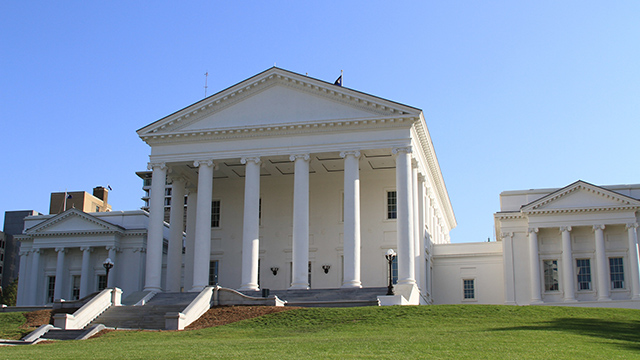
#> input picture Morfoloske/body_10-buildings_1.JPG, 640 x 360 px
$ python Canny.py
#> lines starting #> are read from the running program, lines starting #| are printed output that depends on the picture; after the words box and inside, x2 and y2 are one past the last pixel; in counts of white or black regions, pixels touching at a corner belong together
import numpy as np
import cv2


def nothing(x):
    pass


wndOut = cv2.namedWindow("Output")
tbTh1 = cv2.createTrackbar("Th1", "Output", 100, 1500, nothing)
tbTh2 = cv2.createTrackbar("Th2", "Output", 200, 1500, nothing)

#imgIn = cv2.imread("Circles.jpg")
imgIn = cv2.imread("body_10-buildings_1.JPG")
#> imgIn is the input picture: shape (360, 640, 3); mean B, G, R 169.6, 149.6, 130.9
#"s58Hl.jpg")#"body_10-buildings_1.JPG")#"170508_10_27_41_5DS29248.0.jpg")
imgGray = cv2.cvtColor(imgIn, cv2.COLOR_BGR2GRAY)
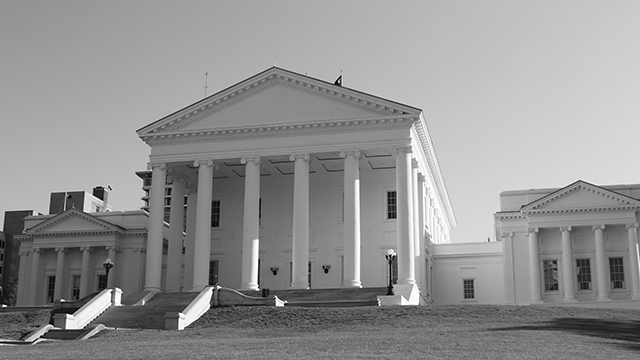
#> imgGray: shape (360, 640); min 0, max 255, mean 146.3

while True:
    th1 = cv2.getTrackbarPos("Th1", "Output")
    th2 = cv2.getTrackbarPos("Th2", "Output")
    imgEdge = cv2.Canny(imgGray, th1, th2, apertureSize=3, L2gradient=True)
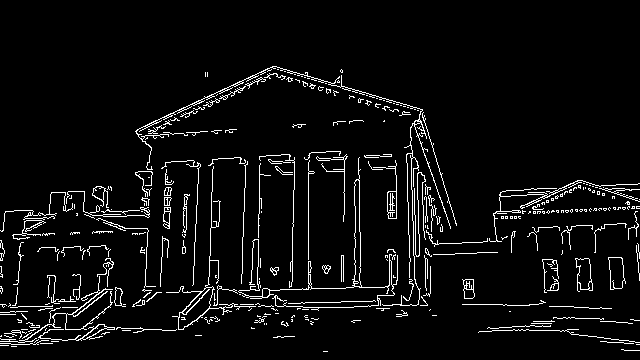
#> imgEdge: shape (360, 640); 5.2% white in thin lines or dots, all inside (x1, y1, x2, y2) = (0, 66, 640, 352)

    cv2.imshow("Input", imgGray)
    cv2.imshow("Output", imgEdge)
    if cv2.waitKey(1) & 0xFF == ord('q'):
#> (key q is pressed here)
        break

cv2.destroyAllWindows()

$ run again, with Morfoloske/Circles.jpg copied over Morfoloske/body_10-buildings_1.JPG
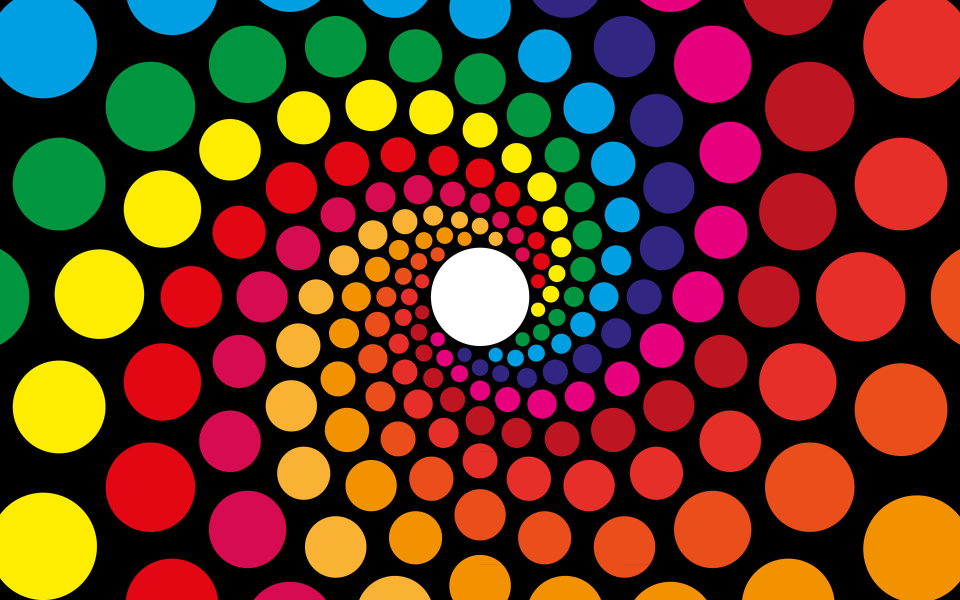
#> input picture Morfoloske/Circles.jpg, 1920 x 1200 px (shown at 1/2 size)
#> imgIn is the input picture: shape (1200, 1920, 3); mean B, G, R 33.9, 55.3, 100.1
#> `imgGray = cv2.cvtColor(imgIn, cv2.COLOR_BGR2GRAY)`:
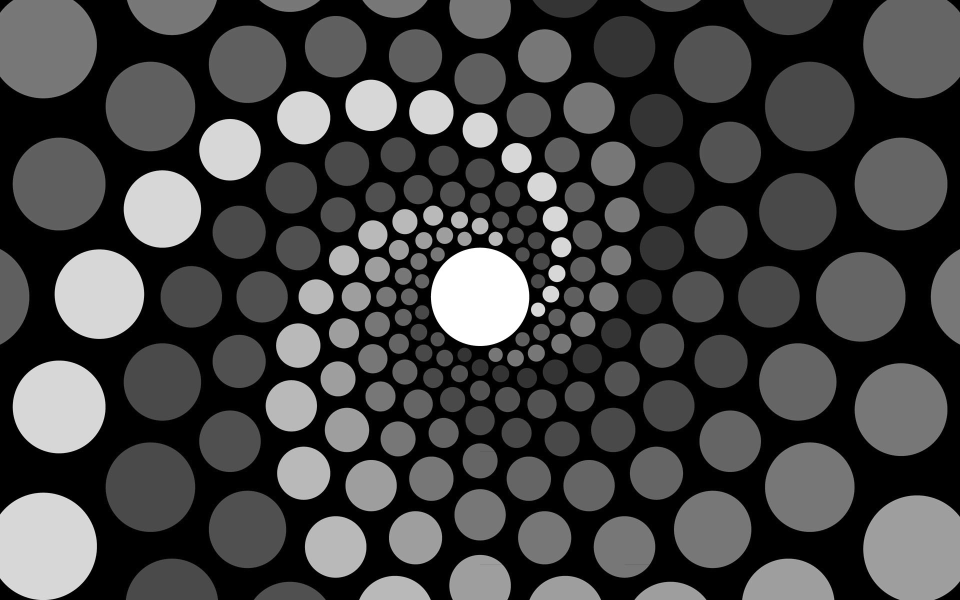
#> imgGray: shape (1200, 1920) (shown at 1/2 size); min 0, max 255, mean 66.2
#> `imgEdge = cv2.Canny(imgGray, th1, th2, apertureSize=3, L2gradient=True)`:
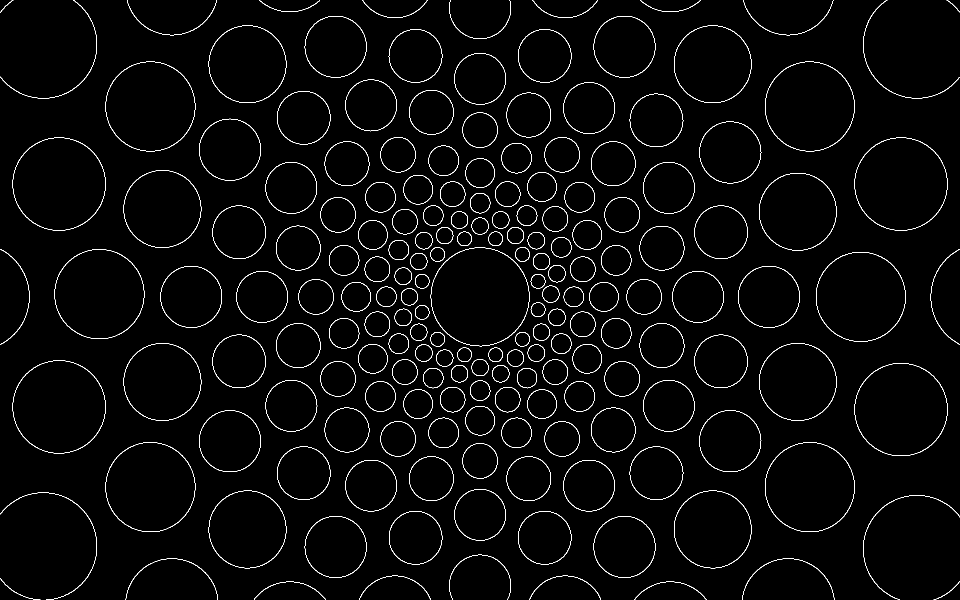
#> imgEdge: shape (1200, 1920) (shown at 1/2 size); 2.3% white in thin lines or dots

$ run again, with Morfoloske/s58Hl.jpg copied over Morfoloske/body_10-buildings_1.JPG
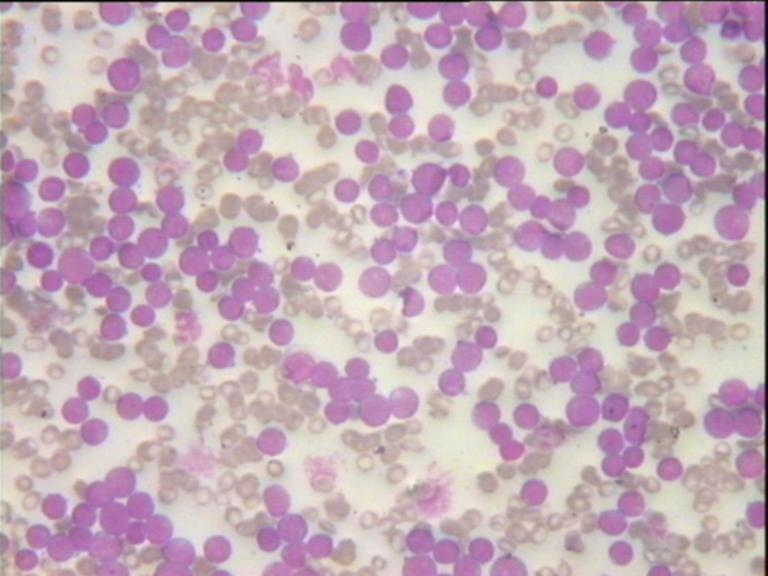
#> input picture Morfoloske/s58Hl.jpg, 768 x 576 px
#> imgIn is the input picture: shape (576, 768, 3); mean B, G, R 184, 171.7, 196
#> `imgGray = cv2.cvtColor(imgIn, cv2.COLOR_BGR2GRAY)`:
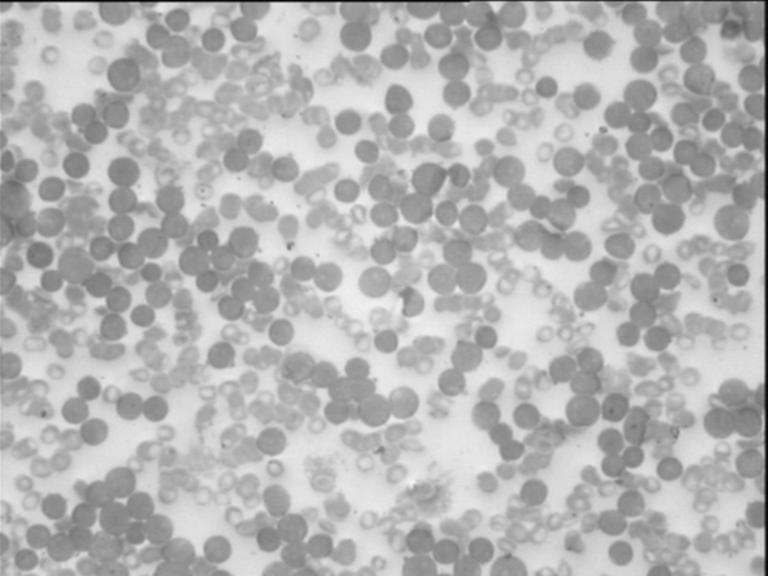
#> imgGray: shape (576, 768); min 2, max 246, mean 180.4
#> `imgEdge = cv2.Canny(imgGray, th1, th2, apertureSize=3, L2gradient=True)`:
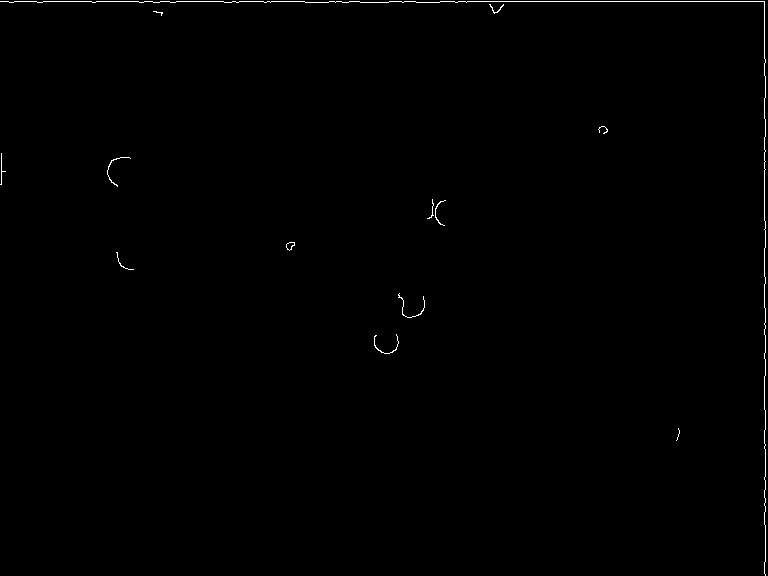
#> imgEdge: shape (576, 768); 0.4% white in thin lines or dots

$ run again, with Morfoloske/170508_10_27_41_5DS29248.0.jpg copied over Morfoloske/body_10-buildings_1.JPG
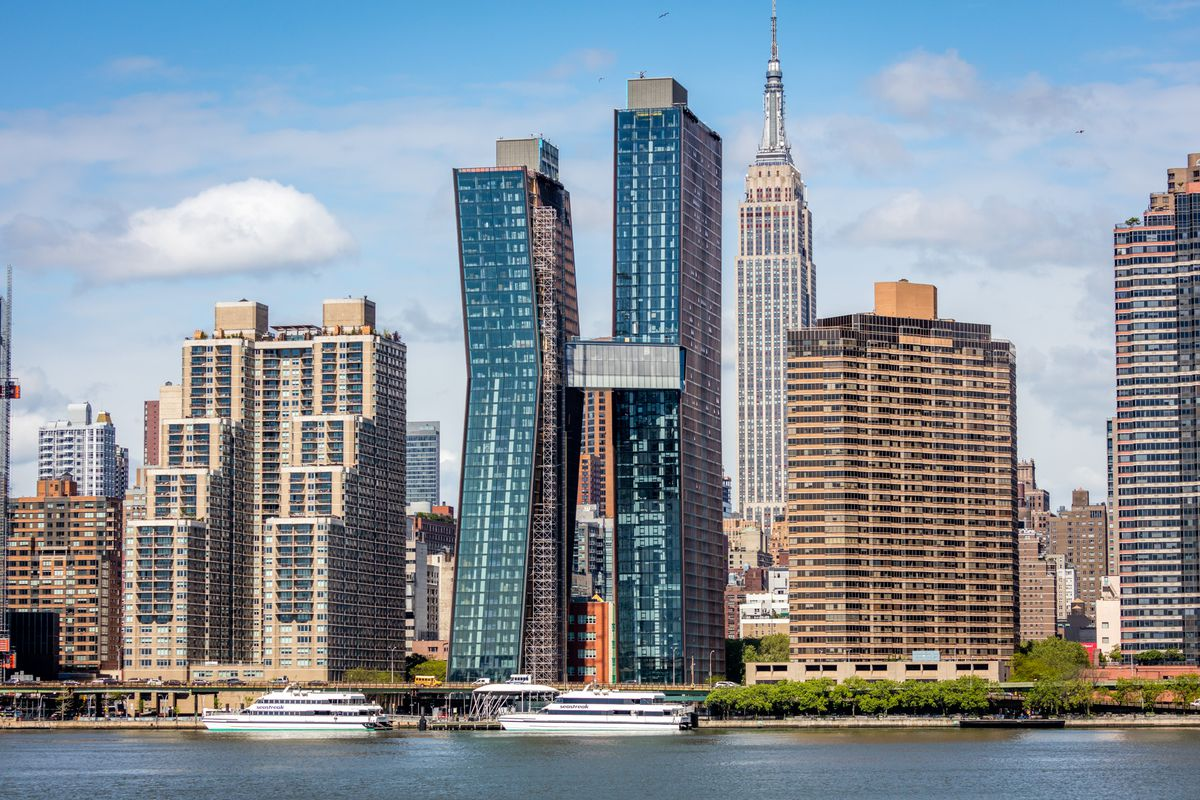
#> input picture Morfoloske/170508_10_27_41_5DS29248.0.jpg, 1200 x 800 px
#> imgIn is the input picture: shape (800, 1200, 3); mean B, G, R 153.4, 144.1, 133.3
#> `imgGray = cv2.cvtColor(imgIn, cv2.COLOR_BGR2GRAY)`:
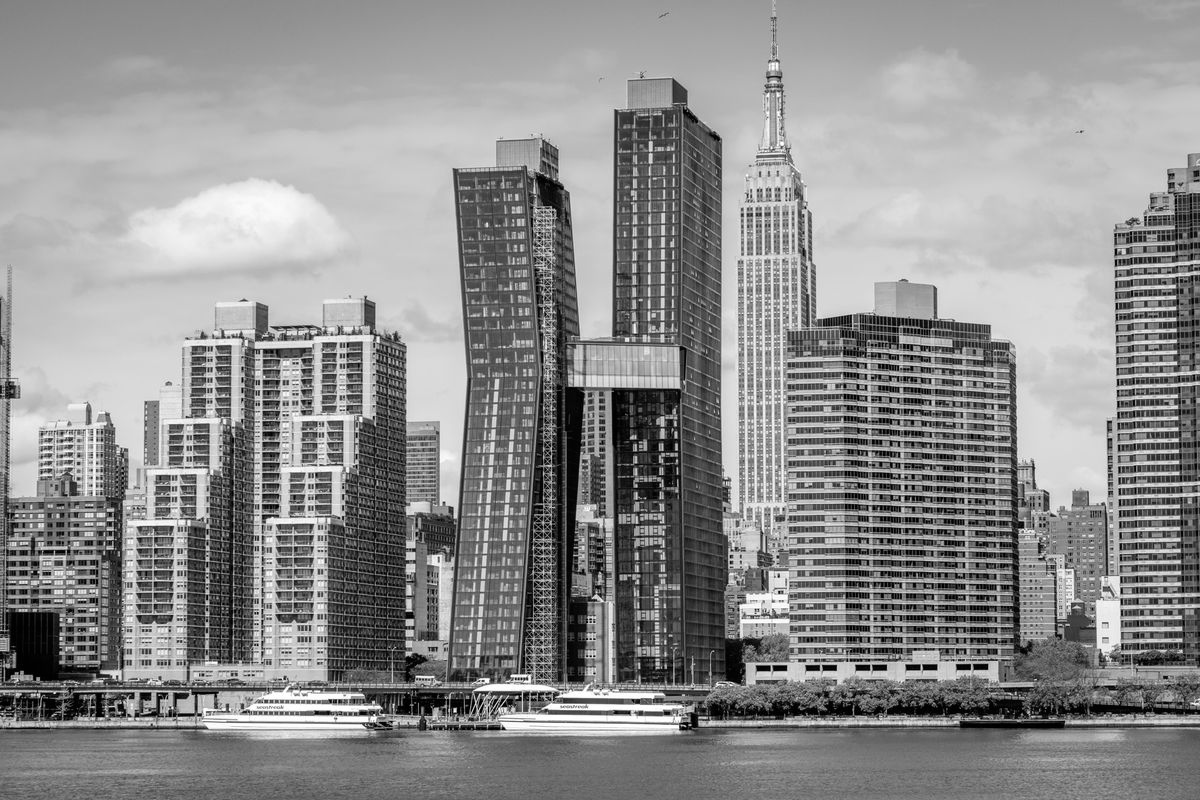
#> imgGray: shape (800, 1200); min 0, max 255, mean 141.9
#> `imgEdge = cv2.Canny(imgGray, th1, th2, apertureSize=3, L2gradient=True)`:
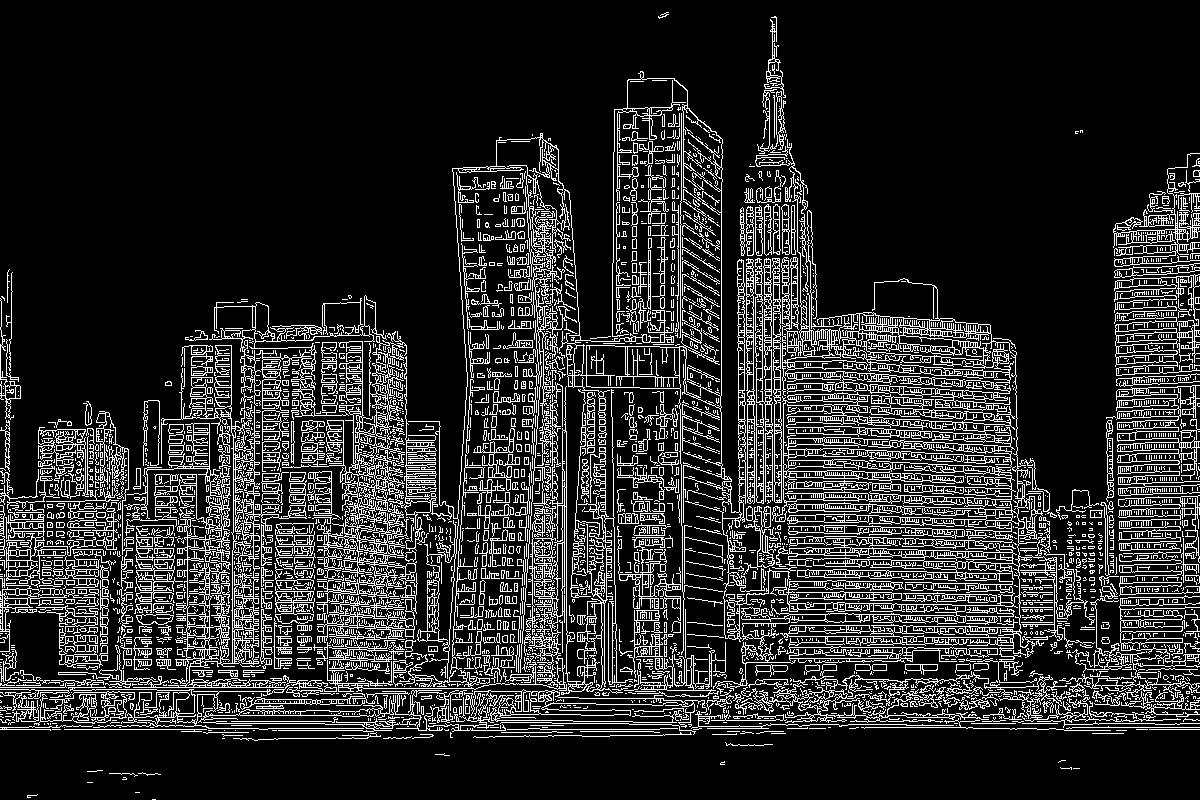
#> imgEdge: shape (800, 1200); 16% white in thin lines or dots
